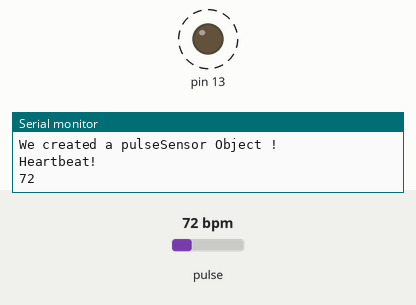
A sketch run on a simulated Arduino Uno, built with avr-gcc and run on an emulated ATmega328P. On the bench: output pins drawn as LEDs (lit = HIGH), the last lines printed to the serial monitor. Dashed ring = blinking. The test bench sets the inputs (shaded band); at power-on: pulse 72 bpm.

Above: at 1.2 s.
1.3 s: pulse set to 42 bpm
At 3.2 s:
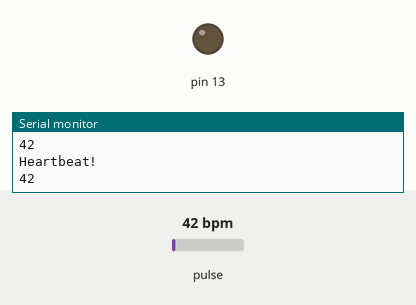
3.7 s: pulse set to 100 bpm
At 4.39 s:
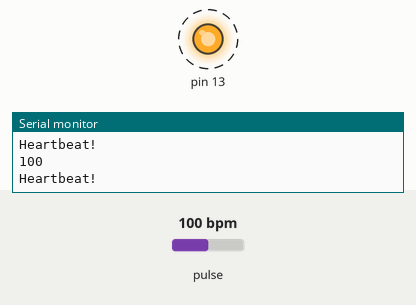
Timing chart, 0 to 12.7 s (numbered marks = the images above; inputs shaded):
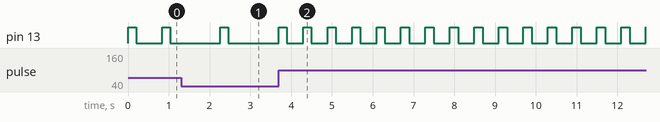

Measured:
- after the input at 3.7 s, pin 13: alternates HIGH for 0.20 s and LOW for 0.40 s, starting after 0.59 s

The sketch:

Getting_BPM_to_Monitor.ino
```cpp
/*  Getting_BPM_to_Monitor prints the BPM to the Serial Monitor, using the least lines of code and PulseSensor Library.
 *  Tutorial Webpage: https://pulsesensor.com/pages/getting-advanced
 *
--------Use This Sketch To------------------------------------------
1) Displays user's live and changing BPM, Beats Per Minute, in Arduino's native Serial Monitor.
2) Print: "♥  A HeartBeat Happened !" when a beat is detected, live.
2) Learn about using a PulseSensor Library "Object".
4) Blinks LED on PIN 13 with user's Heartbeat.
--------------------------------------------------------------------*/

#define USE_ARDUINO_INTERRUPTS true    // Set-up low-level interrupts for most acurate BPM math.
#include <PulseSensorPlayground.h>     // Includes the PulseSensorPlayground Library.

//  Variables
const int PulseWire = 0;       // PulseSensor PURPLE WIRE connected to ANALOG PIN 0
const int LED13 = 13;          // The on-board Arduino LED, close to PIN 13.
int Threshold = 500;           // Determine which Signal to "count as a beat" and which to ignore.
                               // Use the "Gettting Started Project" to fine-tune Threshold Value beyond default setting.
                               // Otherwise leave the default "550" value.

PulseSensorPlayground pulseSensor;  // Creates an instance of the PulseSensorPlayground object called "pulseSensor"
unsigned long lastTime = 0;
const long updateTime = 1000; // 5 seconds

void setup() {

  Serial.begin(9600);          // For Serial Monitor

  // Configure the PulseSensor object, by assigning our variables to it.
  pulseSensor.analogInput(PulseWire);
  pulseSensor.blinkOnPulse(LED13);       //auto-magically blink Arduino's LED with heartbeat.
  pulseSensor.setThreshold(Threshold);

  // Double-check the "pulseSensor" object was created and "began" seeing a signal.
  if (pulseSensor.begin())
  {
    Serial.println("We created a pulseSensor Object !");  //This prints one time at Arduino power-up,  or on Arduino reset.
  }
}

void loop()
{
  unsigned long currentTime = millis();
  int myBPM = pulseSensor.getBeatsPerMinute();

  if (pulseSensor.sawStartOfBeat())
  {
  Serial.println("Heartbeat! ");
  }

  if (currentTime - lastTime >= updateTime)
  {
    lastTime = currentTime;
    //Serial.print("Current BPM: ");
    Serial.print(myBPM);
    Serial.println("");
  }
}
```
